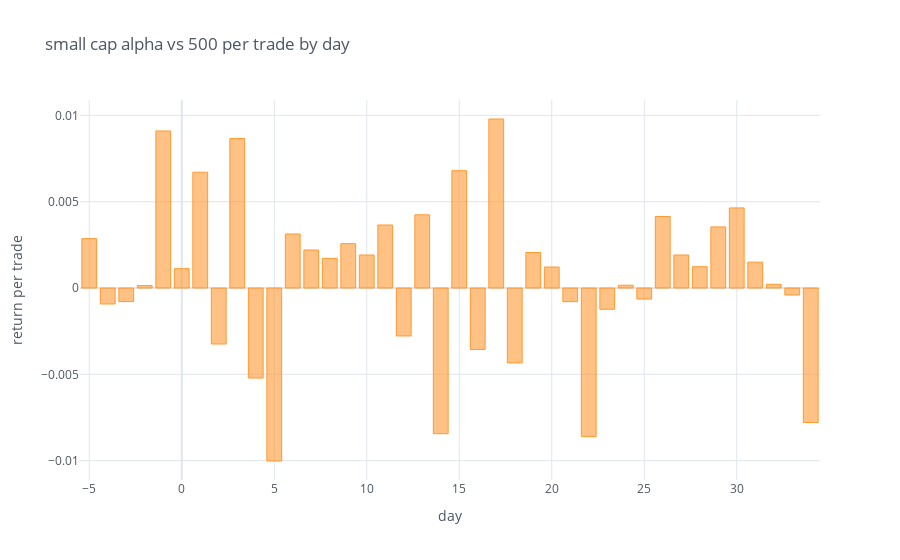

Notebook code for this chart:
### Markdown cell above
### - alpha decay: alpha shrinks over time, but small cap shows alpha til day 10-15
- whole universe has around 9bps abs return and 5bps alpha per day in the time period, this is the benchmark
- small cap universe has around 8bps abs return and 4bps alpha per day
- large cap universe has around 11bps abs return and 8bps alpha per day
- vs 2000: whole universe 4bps alpha and small cap 3bps alpha

### Code cell
broker_trade_analytics_alpha500_df_small.mean(axis = 1).iplot(kind = "bar",
                                        theme = 'white',
                                        xTitle = "day",
                                        yTitle = "return per trade",
                                        title = "small cap alpha vs 500 per trade by day")

### Figure 1 — Plotly figure (JSON) as saved in the notebook; plotly's stock layout.template omitted (floating-point values rounded to 4 significant figures)
{"data": [{"marker": {"color": "rgba(255, 153, 51, 0.6)", "line": {"color": "rgba(255, 153, 51, 1.0)", "width": 1}}, "name": "None", "orientation": "v", "text": "", "type": "bar", "x": [-5, -4, -3, -2, -1, 0, 1, 2, 3, 4, 5, 6, 7, 8, 9, 10, 11, 12, 13, 14, 15, 16, 17, 18, 19, 20, 21, 22, 23, 24, 25, 26, 27, 28, 29, 30, 31, 32, 33, 34], "y": [0.002861, -0.000924, -0.0007845, 0.0001426, 0.0091, 0.001122, 0.006709, -0.003243, 0.00866, -0.005216, -0.01002, 0.003129, 0.002202, 0.001713, 0.002571, 0.001911, 0.00365, -0.002776, 0.004239, -0.008438, 0.006798, -0.003558, 0.009791, -0.004338, 0.002057, 0.001216, -0.000789, -0.008607, -0.001229, 0.0001617, -0.0006398, 0.004145, 0.001911, 0.001235, 0.00354, 0.004641, 0.0015, 0.0002139, -0.0004035, -0.007791]}], "layout": {"legend": {"bgcolor": "#FFFFFF", "font": {"color": "#4D5663"}}, "paper_bgcolor": "#FFFFFF", "plot_bgcolor": "#FFFFFF", "title": {"font": {"color": "#4D5663"}, "text": "small cap alpha vs 500 per trade by day"}, "xaxis": {"gridcolor": "#E1E5ED", "showgrid": true, "tickfont": {"color": "#4D5663"}, "title": {"font": {"color": "#4D5663"}, "text": "day"}, "zerolinecolor": "#E1E5ED"}, "yaxis": {"gridcolor": "#E1E5ED", "showgrid": true, "tickfont": {"color": "#4D5663"}, "title": {"font": {"color": "#4D5663"}, "text": "return per trade"}, "zerolinecolor": "#E1E5ED"}}}
